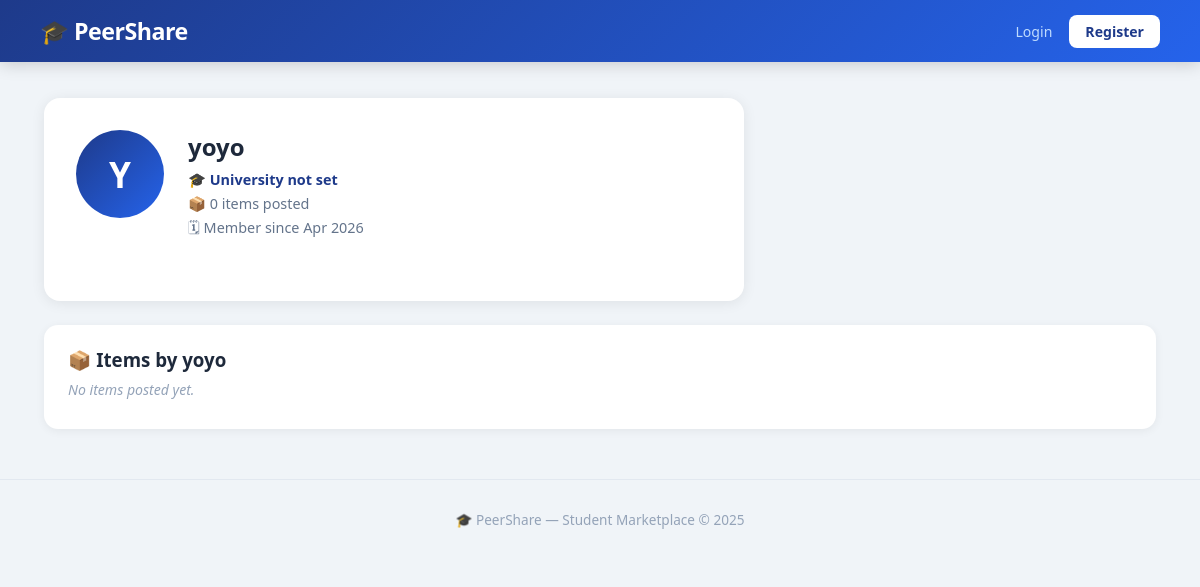
The page /user/yoyo/ on the database as committed earlier.
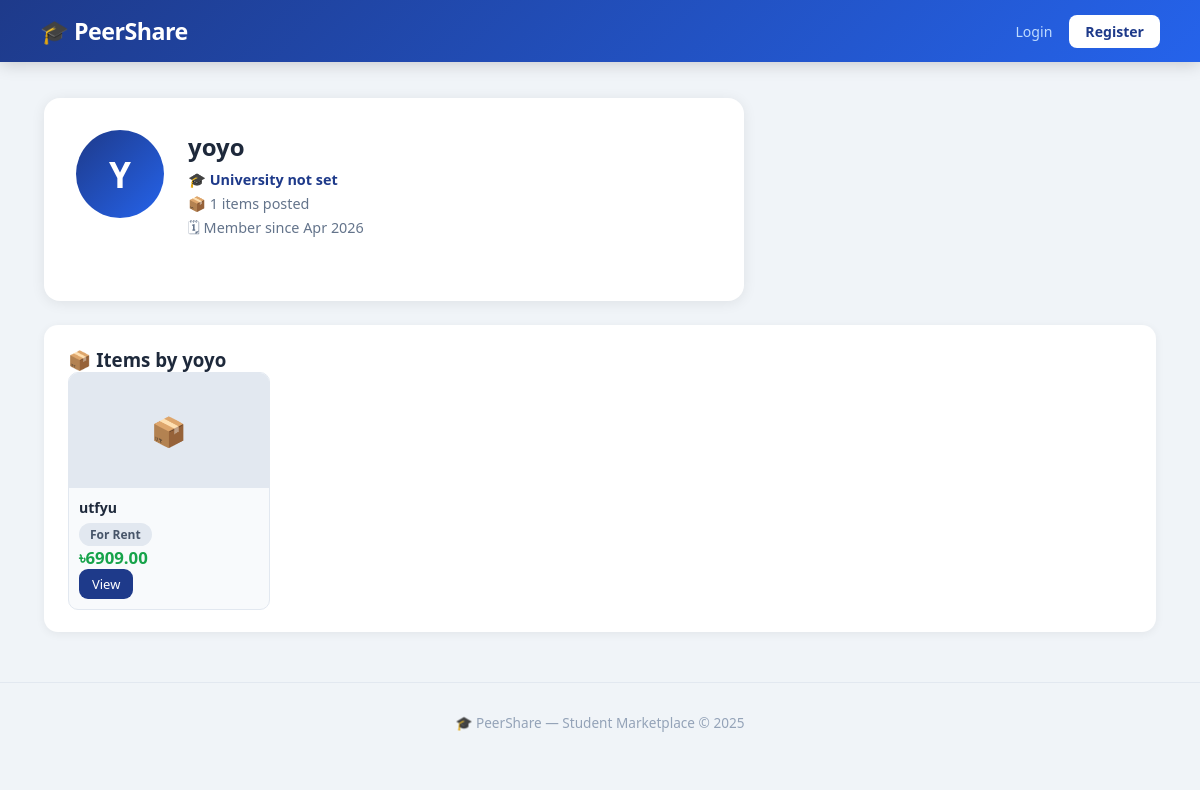
The same page on the database as committed later.
### user/models.py (models this page shows, shortened)
class Profile(models.Model):
    UNIVERSITY_CHOICES = [
        ('farmgate', 'University of Asia Pacific'),
        ('dhaka', 'University of Dhaka'),
        ('buet',  'BUET'),
        ('nsu',   'North South University'),
        ('bracu', 'BRAC University'),
        ('cuet',  'CUET'),
        ('ruet',  'RUET'),
        ('other', 'Other'),
    ]
    user        = models.OneToOneField(
                    settings.AUTH_USER_MODEL,
                    on_delete=models.CASCADE,
                    related_name='profile'
                  )
    bio         = models.TextField(blank=True, null=True)
    profile_pic = models.ImageField(
                    upload_to='profiles/',
                    blank=True, null=True
                  )
    university  = models.CharField(
                    max_length=100,
                    choices=UNIVERSITY_CHOICES,
                    blank=True
                  )
    phone       = models.CharField(max_length=20, blank=True)
    location    = models.CharField(max_length=100, blank=True)
    joined_at   = models.DateTimeField(auto_now_add=True)
    def get_total_items(self):
        return self.user.items.count()
    def get_average_rating(self):
        from marketplace.models import Review
        reviews = Review.objects.filter(item__owner=self.user)
        if reviews.exists():
            return round(
                sum(r.rating for r in reviews) / reviews.count(), 1
            )
        return None

### accounts/models.py (models this page shows, shortened)
class CustomUser(AbstractUser):
    university_email = models.EmailField(
        unique=True, blank=True, default=''
    )
    is_verified = models.BooleanField(default=False)

### marketplace/models.py (models this page shows, shortened)
class Item(models.Model):
    CATEGORY_CHOICES = [
        ('rent', 'For Rent'),
        ('sell', 'For Sale'),
        ('both', 'Rent & Sell'),
    ]
    owner        = models.ForeignKey(
                     settings.AUTH_USER_MODEL,
                     on_delete=models.CASCADE,
                     related_name='items'
                   )
    title        = models.CharField(max_length=200)
    description  = models.TextField()
    price        = models.DecimalField(
                     max_digits=10, decimal_places=2
                   )
    category     = models.CharField(
                     max_length=10, choices=CATEGORY_CHOICES
                   )
    image        = models.ImageField(
                     upload_to='items/',
                     null=True, blank=True
                   )
    is_available = models.BooleanField(default=True)
    created_at   = models.DateTimeField(auto_now_add=True)

### user/views.py (the view)
# urls.py: path('<str:username>/',  views.public_profile, name='public_profile'),
def public_profile(request, username):
    viewed_user = get_object_or_404(User, username=username)
    profile     = get_object_or_404(Profile, user=viewed_user)
    user_items  = Item.objects.filter(
                    owner=viewed_user
                  ).order_by('-created_at')
    return render(request, 'user/public_profile.html', {
        'viewed_user': viewed_user,
        'profile':     profile,
        'user_items':  user_items,
    })

### templates/user/public_profile.html (shortened to what this page needs)
{% extends 'base.html' %}
{% block content %}
<div class="profile-card">
  <div class="profile-top">
    {% if profile.profile_pic %}
      <img src="{{ profile.profile_pic.url }}"
           class="avatar-lg" alt="Profile">
    {% else %}
      <div class="avatar-lg-placeholder">
        {{ viewed_user.username|first|upper }}
      </div>
    {% endif %}
    <div class="profile-info">
      <h2>{{ viewed_user.username }}</h2>
      <p class="univ-label">
        🎓 {{ profile.get_university_display|default:"University not set" }}
      </p>
      <p>📦 {{ profile.get_total_items }} items posted</p>
      <p>🗓 Member since {{ profile.joined_at|date:"M Y" }}</p>
    </div>
  </div>
</div>
<div class="db-section">
  <h3>📦 Items by {{ viewed_user.username }}</h3>
  {% if user_items %}
  <div class="mini-grid">
    {% for item in user_items %}
    <div class="mini-card">
      {% if item.image %}
        <img src="{{ item.image.url }}" alt="{{ item.title }}">
      {% else %}
        <div class="mini-no-img">📦</div>
      {% endif %}
      <div class="mini-body">
        <strong>{{ item.title }}</strong>
        <span class="badge">{{ item.get_category_display }}</span>
        <p class="price">৳{{ item.price }}</p>
        <a href="/item/{{ item.pk }}/" class="btn small">View</a>
      </div>
    </div>
    {% endfor %}
  </div>
  {% else %}
    <p class="empty-msg">No items posted yet.</p>
  {% endif %}
</div>
{% endblock %}

Rows that differ between the two databases and show on the page:
computed for Profile "University not set": get_total_items "0" → "1"
added Item: title "utfyu", category "For Rent", price "6909.00"
Other text that changed with them:
text no longer shown: "No items posted yet."
